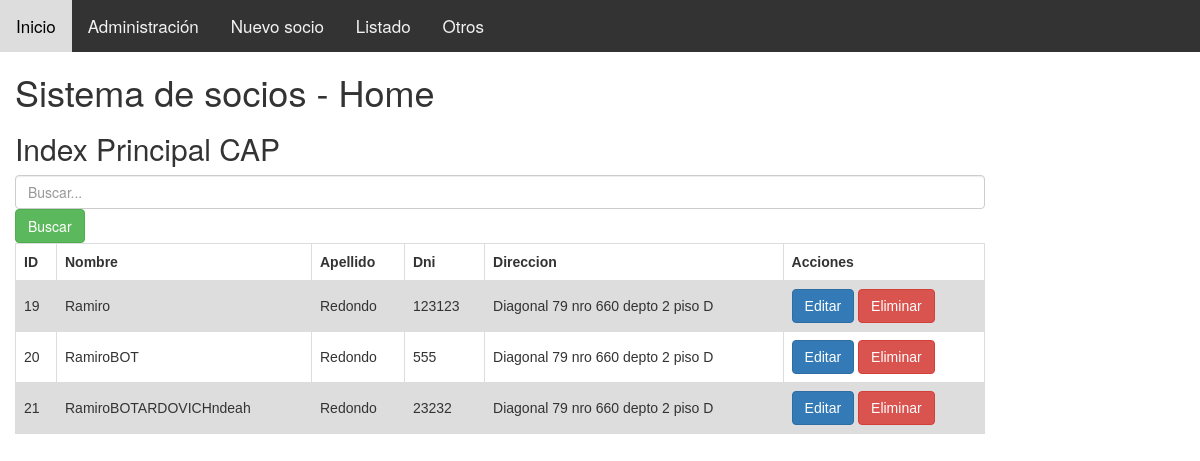
Before: /index/ with the older database file.
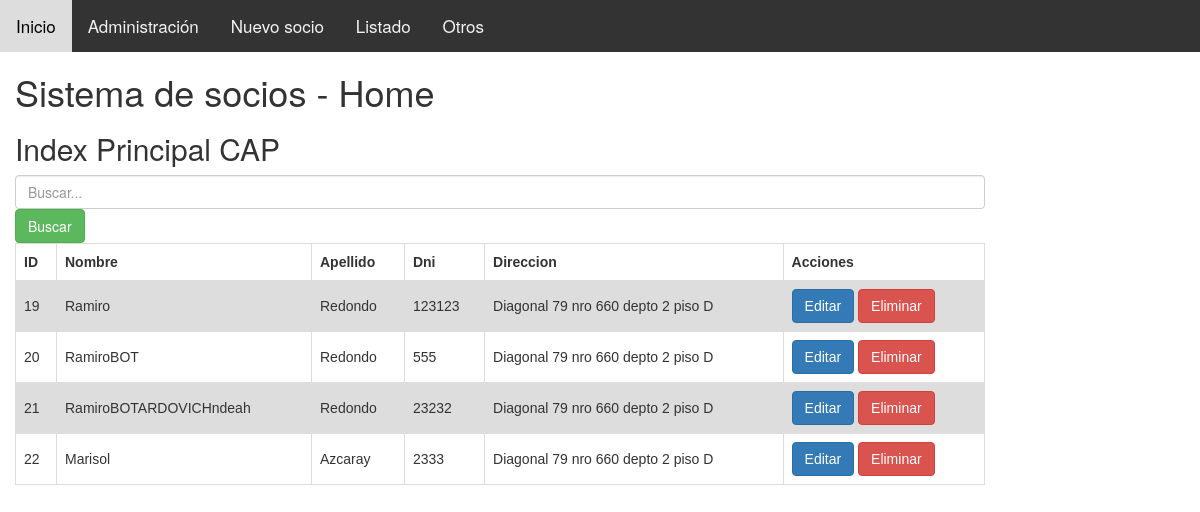
After: the same page with the newer database file.
### sistemasocioscap/models.py (models this page shows)
class Socio (models.Model):
	dni = models.IntegerField ()
	nombre = models.CharField(max_length= 200, help_text="Ingrese el nombre del usuario")
	apellido = models.CharField (max_length = 200)
	fecha_nacimiento = models.DateField(help_text="Ingrese el fecha de nacimiento en formato MES/DIA/AÑO")
	nrosocio = models.IntegerField ()
	direccion = models.CharField (max_length = 200)
	mail = models.EmailField(max_length=254, null=True)
	cbu = models.IntegerField (null=True)
	dar_baja = models.CharField(max_length=32,choices=[('si', 'Si'),('no', 'No')], default="",null = True, blank=True)
  	def get_absolute_url(self):
    		return reverse ('socio-detail', args=[str(self.id)])

### sistemasocioscap/views.py (the view)
# urls.py: url(r'^index/', include('sistemasocioscap.urls')),
def index(request):
    queryset = request.GET.get("buscar")
    socios = Socio.objects.all()
    if queryset:
        socios = Socio.objects.filter(
            Q(nombre__icontains = queryset) |
            Q(apellido__icontains = queryset)
        ).distinct()
    return render(
    request,
    'index.html',
     context={'socios':socios},
)

### sistemasocioscap/templates/index.html (shortened to what this page needs)
{% extends "base_generic.html" %}
{% block content %}
<h1>Sistema de socios - Home</h1>
<h2>Index Principal CAP</h2>
<form method="get">
  <input type="text" class="form-control" placeholder="Buscar..." name="buscar" value="{{ request.get.buscar }}">
  <button type="submit" class="btn btn-success">Buscar</button>
</form>
<table class="tablasocios" style="">
  {% if socios %}
  <tr>
    <th>ID</th>
    <th scope="row">Nombre</th>
    <th>Apellido</th>
    <th>Dni </th>
    <th>Direccion</th>
    <th>Acciones</th>
  </tr>
  {% for socio in socios %}
  <tr>
    <td>{{socio.id}}</td>
    <td>{{socio.nombre}}</td>
    <td>{{socio.apellido}}</td>
    <td>{{socio.dni}}</td>
    <td>{{socio.direccion}}</td>
    <td>
      <a class="btn btn-primary" href="{% url 'socio_editar' socio.id %}">Editar</a>
      <a class="btn btn-danger" href="{% url 'socio_eliminar' socio.id %}">Eliminar</a>
    </td>
  </tr>
  {% endfor %}
  {% else %}
  <h4>No exisen registros de socios</h4>
  {% endif %}
</table>
{% endblock %}
{% load static %}

Changed rows visible on the page:
added Socio: id "22", nombre "Marisol", apellido "Azcaray", dni "2333", direccion "Diagonal 79 nro 660 depto 2 piso D"
